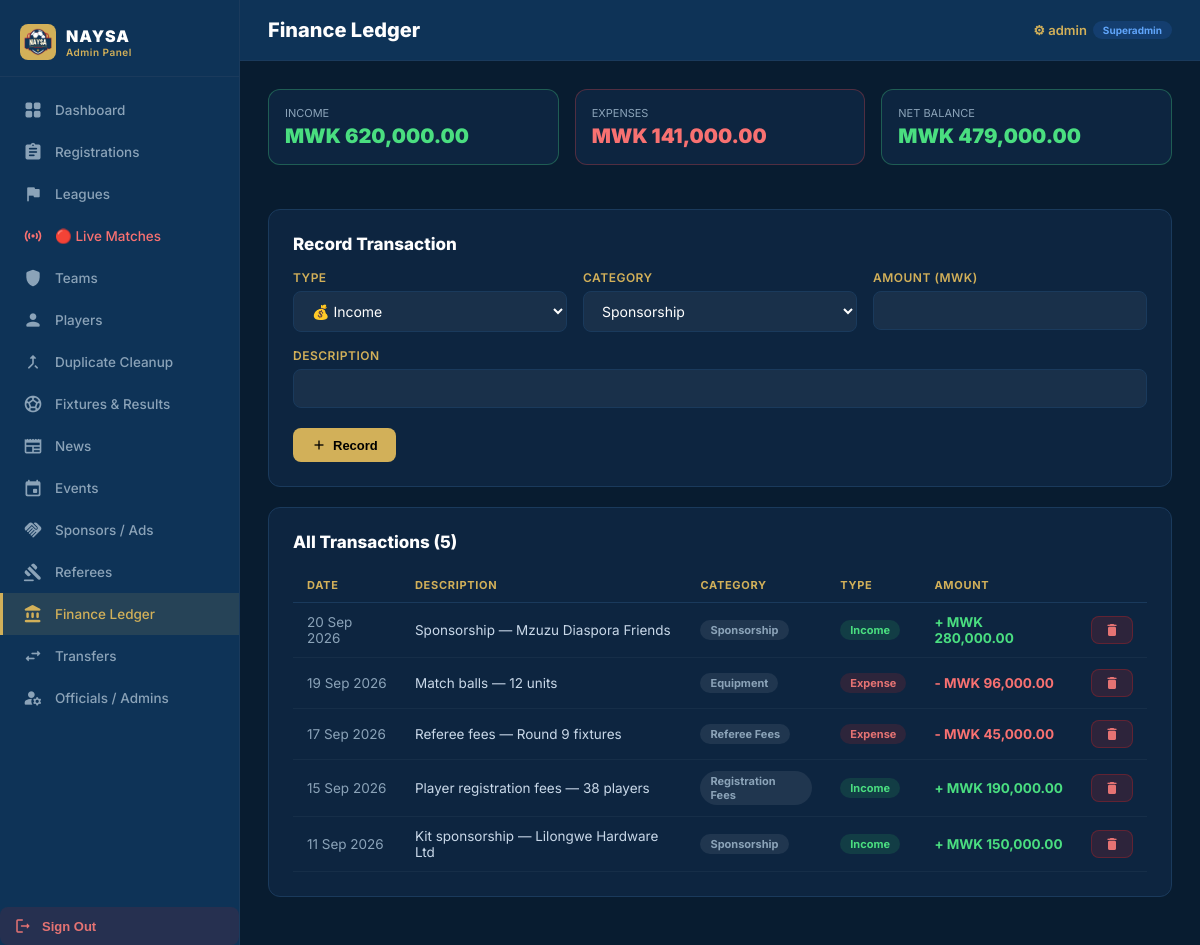
/admin/ledger.php (signed in), run on the app's committed database.
### tables this page shows
CREATE TABLE IF NOT EXISTS ledger (
    id VARCHAR(50) PRIMARY KEY,
    date DATETIME,
    description TEXT,
    type VARCHAR(20),
    category VARCHAR(100),
    amountMwk DECIMAL(14,2)
);

### admin/config.php (called while the page is built, shortened)
<?php
function e(mixed $v): string {
    return htmlspecialchars((string)($v ?? ''), ENT_QUOTES);
}

### admin/ledger.php (the view, shortened to what this page needs)
<?php
$pdo = db();
$income  = $pdo->query("SELECT COALESCE(SUM(amountMwk),0) FROM ledger WHERE type='income'")->fetchColumn();
$expense = $pdo->query("SELECT COALESCE(SUM(amountMwk),0) FROM ledger WHERE type='expense'")->fetchColumn();
$balance = $income - $expense;
$entries = $pdo->query('SELECT * FROM ledger ORDER BY date DESC')->fetchAll();
$categories = ['Sponsorship','Registration Fee','Transfer Commission','Equipment','Travel','Medical','Salaries','Other'];
require __DIR__.'/header.php';
?>
<div style="display:grid;grid-template-columns:repeat(3,1fr);gap:16px;margin-bottom:24px;">
  <div class="card" style="border-color:rgba(74,222,128,.3);padding:16px">
    <div style="font-size:11px;color:#8BA3B8;text-transform:uppercase;margin-bottom:4px">Income</div>
    <div style="font-size:20px;font-weight:900;color:#4ade80">MWK <?= number_format($income,2) ?></div>
  </div>
  <div class="card" style="border-color:rgba(239,68,68,.3);padding:16px">
    <div style="font-size:11px;color:#8BA3B8;text-transform:uppercase;margin-bottom:4px">Expenses</div>
    <div style="font-size:20px;font-weight:900;color:#f87171">MWK <?= number_format($expense,2) ?></div>
  </div>
  <div class="card" style="border-color:<?= $balance>=0?'rgba(74,222,128,.3)':'rgba(239,68,68,.3)' ?>;padding:16px">
    <div style="font-size:11px;color:#8BA3B8;text-transform:uppercase;margin-bottom:4px">Net Balance</div>
    <div style="font-size:20px;font-weight:900;color:<?= $balance>=0?'#4ade80':'#f87171' ?>">MWK <?= number_format($balance,2) ?></div>
  </div>
</div>
<div class="card" style="margin-bottom:20px">
  <div class="section-title" style="margin-bottom:16px">Record Transaction</div>
  <form method="post">
    <div class="form-grid">
      <div class="form-group"><label>Type</label>
        <select name="type">
          <option value="income">💰 Income</option>
        </select>
      </div>
      <div class="form-group"><label>Category</label>
        <select name="category"><?php foreach($categories as $c): ?><option><?= $c ?></option><?php endforeach; ?></select>
      </div>
      <div class="form-group"><label>Amount (MWK)</label><input type="number" step="0.01" name="amountMwk" required/></div>
      <div class="form-group" style="grid-column:1/-1"><label>Description</label><input name="description" required/></div>
    </div>
    <div class="form-actions">
      <button class="btn btn-gold" type="submit"><span class="material-icons-round">add</span>Record</button>
    </div>
  </form>
</div>
<div class="card">
  <div class="section-title" style="margin-bottom:16px">All Transactions (<?= count($entries) ?>)</div>
  <div class="table-wrap">
  <table>
    <thead><tr><th>Date</th><th>Description</th><th>Category</th><th>Type</th><th>Amount</th><th></th></tr></thead>
    <tbody>
    <?php foreach($entries as $en): ?>
    <tr>
      <td style="color:#8BA3B8"><?= date('d M Y', strtotime($en['date'])) ?></td>
      <td><?= e($en['description']) ?></td>
      <td><span class="badge badge-gray"><?= e($en['category']) ?></span></td>
      <td><?= $en['type']==='income'?'<span class="badge badge-green">Income</span>':'<span class="badge badge-red">Expense</span>' ?></td>
      <td style="font-weight:700;color:<?= $en['type']==='income'?'#4ade80':'#f87171' ?>">
        <?= $en['type']==='income'?'+':'-' ?> MWK <?= number_format($en['amountMwk'],2) ?>
      </td>
      <td>
        <form method="post" style="display:inline" onsubmit="return confirm('Delete entry?')">
          <button class="btn btn-danger btn-sm" type="submit"><span class="material-icons-round">delete</span></button>
        </form>
      </td>
    </tr>
    <?php endforeach; ?>
    </tbody>
  </table>
  </div>
</div>
<?php require __DIR__.'/footer.php'; ?>

### admin/header.php (style rules this page uses)
:root { --navy:#0E3357;--dark:#081C30;--gold:#D2B059;--red:#AF2329; --white:#FEFEFE;--slate:#8BA3B8;--card:#0D2540;--border:#1A3A5C; --radius:12px;--sidebar:240px; }
* { margin:0;padding:0;box-sizing:border-box; }
body { font-family:'Inter',sans-serif;background:var(--dark);color:var(--white);display:flex;min-height:100vh; }
.card { background:var(--card);border:1px solid var(--border);border-radius:var(--radius);padding:24px;margin-bottom:20px; }
.table-wrap { overflow-x:auto; }
table { width:100%;border-collapse:collapse;font-size:13.5px; }
thead th { padding:10px 14px;text-align:left;color:var(--gold);font-size:11px; text-transform:uppercase;letter-spacing:.7px;border-bottom:1px solid var(--border); }
tbody tr { border-bottom:1px solid rgba(255,255,255,.04);transition:background .1s; }
td { padding:11px 14px;color:#c9d8e8;vertical-align:middle; }
.badge { display:inline-block;padding:3px 10px;border-radius:20px;font-size:11px;font-weight:700; }
.badge-red { background:rgba(175,35,41,.2);color:#e57373; }
.badge-green { background:rgba(46,196,98,.15);color:#4ade80; }
.badge-gray { background:rgba(255,255,255,.08);color:var(--slate); }
.btn { display:inline-flex;align-items:center;gap:6px;padding:9px 18px;border-radius:8px; font-size:13px;font-weight:700;cursor:pointer;border:none;transition:all .15s; }
.btn-gold { background:var(--gold);color:#000; }
.btn-danger { background:rgba(175,35,41,.2);color:#e57373;border:1px solid rgba(175,35,41,.4); }
.btn-sm { padding:5px 12px;font-size:12px; }
.btn .material-icons-round { font-size:16px; }
.form-grid { display:grid;grid-template-columns:repeat(auto-fill,minmax(260px,1fr));gap:16px; }
.form-group { display:flex;flex-direction:column;gap:6px; }
.form-group label { font-size:12px;font-weight:600;color:var(--gold);text-transform:uppercase;letter-spacing:.5px; }
input,select,textarea { background:rgba(255,255,255,.05);border:1px solid var(--border); border-radius:8px;padding:10px 14px;color:var(--white);font-family:'Inter',sans-serif; font-size:14px;width:100%;outline:none;transition:border .15s; }
select option { background:var(--dark); }
.form-actions { margin-top:20px;display:flex;gap:10px; }
.section-title { font-size:17px;font-weight:800;color:var(--white); }

### data on the page
ledger: date "20 Sep 2026", description "Sponsorship — Mzuzu Diaspora Friends", category "Sponsorship", type "Income", amountMwk "280,000.00"
ledger: date "19 Sep 2026", description "Match balls — 12 units", category "Equipment", type "Expense", amountMwk "96,000.00"
ledger: date "17 Sep 2026", description "Referee fees — Round 9 fixtures", category "Referee Fees", type "Expense", amountMwk "45,000.00"
ledger: date "15 Sep 2026", description "Player registration fees — 38 players", category "Registration Fees", type "Income", amountMwk "190,000.00"
ledger: date "11 Sep 2026", description "Kit sponsorship — Lilongwe Hardware Ltd", category "Sponsorship", type "Income", amountMwk "150,000.00"

### other printed values
$info['label'] "Dashboard"
$info['label'] "Registrations"
$info['label'] "Leagues"
$info['label'] "🔴 Live Matches"
$info['label'] "Teams"
$info['label'] "Players"
$info['label'] "Duplicate Cleanup"
$info['label'] "Fixtures & Results"
$info['label'] "News"
$info['label'] "Events"
$info['label'] "Sponsors / Ads"
$info['label'] "Referees"
$info['label'] "Finance Ledger"
$info['label'] "Transfers"
$info['label'] "Officials / Admins"
